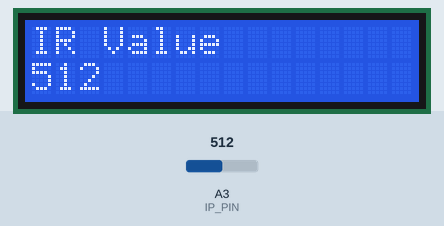
The sketch below on a simulated Arduino Uno, built with avr-gcc and run on an emulated ATmega328P. Parts: 16×2 character LCD. The test bench sets the inputs (shaded band); at power-on: A3 (IP_PIN) = 512. What the sketch prints to the serial monitor is not drawn.

Above: at 1.2 s.
1.3 s: A3 (IP_PIN) set to 716
At 1.9 s:
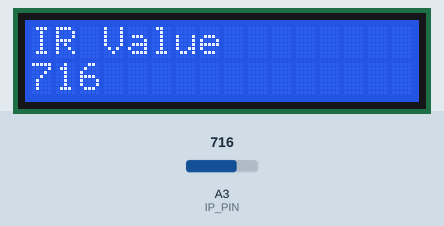
2.8 s: A3 (IP_PIN) set to 900
At 4.1 s:
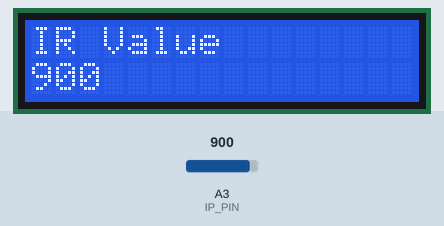
4.4 s: A3 (IP_PIN) set to 1023
At 4.9 s:
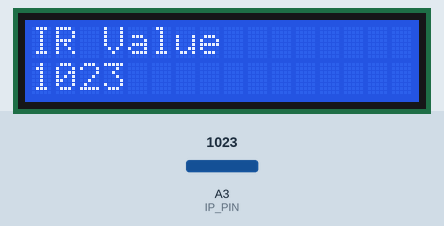
Timing chart, 0 to 7.4 s (numbered marks = the images above; inputs shaded):
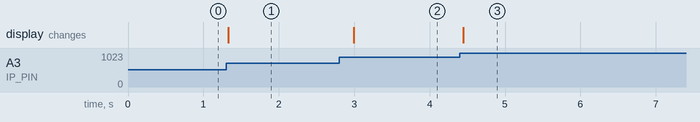

The sketch:

IR_Read_LCD.ino
```cpp
#include <Wire.h>
#include <LCD.h>
#include <LiquidCrystal_I2C.h>  // NewLiquidCrystal library
#define IP_PIN A3
#define I2C_ADDR  0x3F  // 定義 I2C Address for the PCF8574T (0x27、0x3F)
#define BACKLIGHT_PIN  3 // 背光 pin

LiquidCrystal_I2C  lcd(I2C_ADDR, 2, 1, 0, 4, 5, 6, 7); // 初始 I2C LCD 物件

void setup() {
  Serial.begin(9600);
  lcd.begin (16, 2); // LCD 初始
  lcd.setBacklightPin(BACKLIGHT_PIN, POSITIVE); // 設定背光
  lcd.backlight(); // 開啟背光
  lcd.clear(); // 清空 LCD
  lcd.setCursor(0, 0); //Start at character 0 on line 0
  lcd.print("IR Value") ;
}

void loop() {
  int ir_value = analogRead(IP_PIN);
  Serial.println(ir_value);
  lcd.setCursor(0, 1); //Start at character 0 on line 0
  lcd.print(ir_value) ;
  lcd.print("    ");
  delay(200);
}
```

Measured:
- after the input at 1.3 s, the display: changes at once (image 1)
- after the input at 2.8 s, the display: changes after 0.19 s (image 2)
- after the input at 4.4 s, the display: changes after 0.05 s (image 3)
